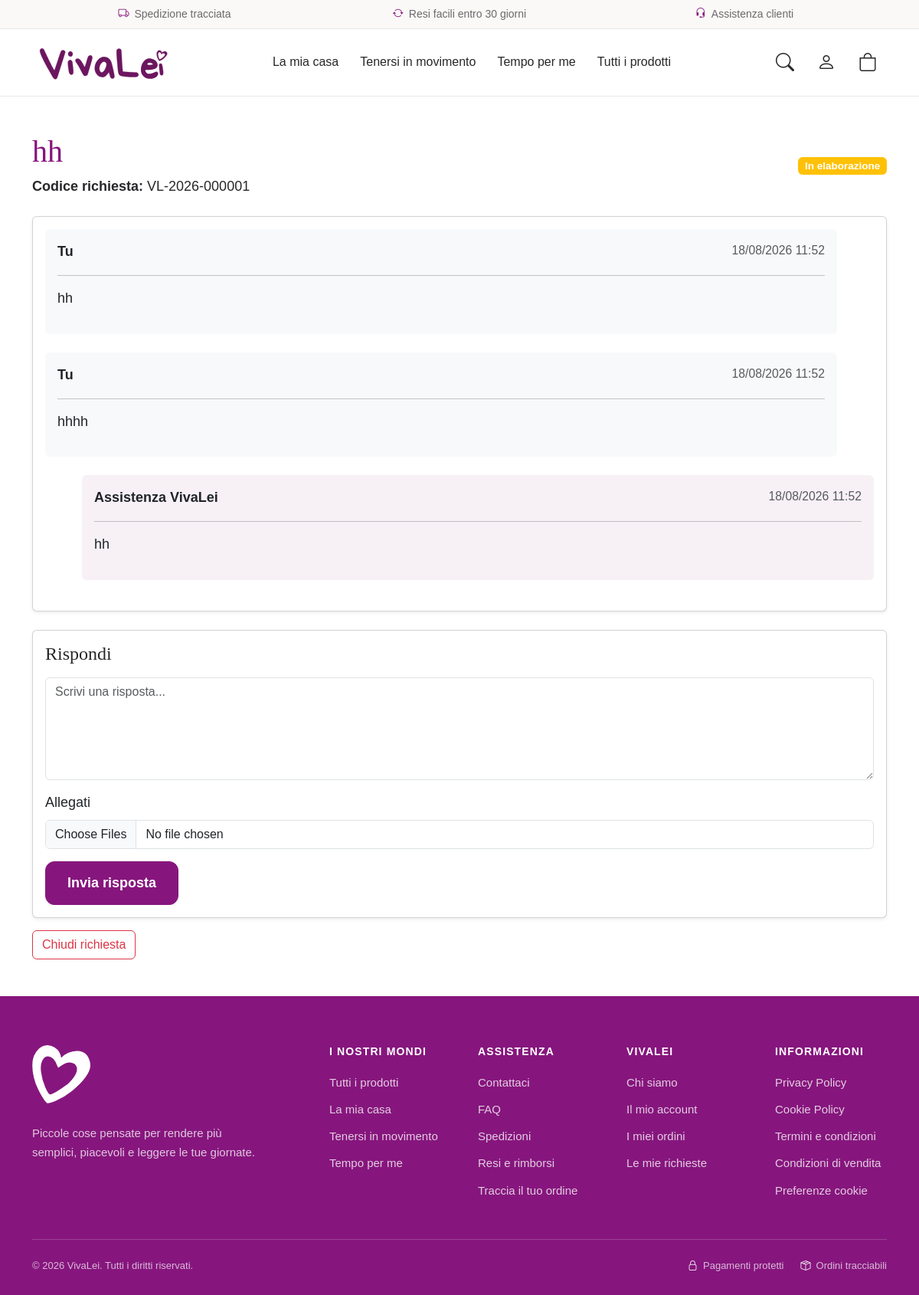
/supporto/1/ (signed in), run on the app's committed database.
### support/models.py (models this page shows, shortened)
class Chat(models.Model):
    class Stato(models.TextChoices):
        APERTA = "aperta", "Aperta"
        IN_ELABORAZIONE = "in_elaborazione", "In elaborazione"
        CHIUSA = "chiusa", "Chiusa"
    class Categoria(models.TextChoices):
        INFORMAZIONI = "informazioni", "Informazioni prodotto"
        ORDINE = "ordine", "Problema ordine"
        SPEDIZIONE = "spedizione", "Spedizione"
        PAGAMENTO = "pagamento", "Pagamento"
        RESO = "reso", "Reso o rimborso"
        ALTRO = "altro", "Altro"
    cliente = models.ForeignKey(
        settings.AUTH_USER_MODEL,
        on_delete=models.CASCADE,
        related_name="chat"
    )
    ordine = models.ForeignKey(
        "orders.Ordine",
        on_delete=models.SET_NULL,
        null=True,
        blank=True,
        related_name="chat"
    )
    codice = models.CharField(
        max_length=20,
        unique=True,
        blank=True
    )
    categoria = models.CharField(
        max_length=30,
        choices=Categoria.choices,
        default=Categoria.ALTRO
    )
    oggetto = models.CharField(
        max_length=200
    )
    stato = models.CharField(
        max_length=30,
        choices=Stato.choices,
        default=Stato.APERTA
    )
    cliente_ha_risposto = models.BooleanField(
        default=False
    )
    chiusa_da_cliente = models.BooleanField(
        default=False
    )
    data_apertura = models.DateTimeField(
        auto_now_add=True
    )
    data_modifica = models.DateTimeField(
        auto_now=True
    )
    data_chiusura = models.DateTimeField(
        null=True,
        blank=True
    )
    class Meta:
        ordering = [
            "-data_modifica"
        ]
        verbose_name = "Chat cliente"
        verbose_name_plural = "Chat clienti"

class Messaggio(models.Model):
    chat = models.ForeignKey(
        Chat,
        on_delete=models.CASCADE,
        related_name="messaggi"
    )
    mittente_staff = models.BooleanField(
        default=False
    )
    testo = models.TextField()
    letto = models.BooleanField(
        default=False
    )
    data_creazione = models.DateTimeField(
        auto_now_add=True
    )
    class Meta:
        ordering = [
            "data_creazione"
        ]
        verbose_name = "Messaggio chat"
        verbose_name_plural = "Messaggi chat"

### support/views.py (the view)
@login_required(login_url="users:login")
def dettaglio_chat(request, chat_id):
    chat = get_object_or_404(
        Chat.objects.prefetch_related(
            "messaggi__allegati"
        ),
        id=chat_id,
        cliente=request.user,
    )
    Messaggio.objects.filter(
        chat=chat,
        mittente_staff=True,
        letto=False,
    ).update(
        letto=True
    )
    if request.method == "POST":
        if chat.stato == Chat.Stato.CHIUSA:
            messages.error(
                request,
                "Questa richiesta è già stata chiusa.",
            )
            return redirect(
                "support:dettaglio_chat",
                chat_id=chat.id,
            )
        form = RispostaChatForm(
            request.POST
        )
        if form.is_valid():
            messaggio = form.save(
                commit=False
            )
            messaggio.chat = chat
            messaggio.mittente_staff = False
            messaggio.save()
            for file in request.FILES.getlist("allegati"):
                AllegatoMessaggio.objects.create(
                    messaggio=messaggio,
                    file=file,
                    nome=file.name,
                )
            chat.stato = Chat.Stato.IN_ELABORAZIONE
            chat.cliente_ha_risposto = True
            chat.save()
            NotificaStaff.objects.create(
                chat=chat,
                testo=f"Nuova risposta cliente nella chat {chat.codice}",
            )
            return redirect(
                "support:dettaglio_chat",
                chat_id=chat.id,
            )
    else:
        form = RispostaChatForm()
    return render(
        request,
        "support/dettaglio_chat.html",
        {
            "chat": chat,
            "form": form,
        }
    )

### support/forms.py
class RispostaChatForm(forms.ModelForm):
    class Meta:
        model = Messaggio
        fields = [
            "testo",
        ]
        widgets = {
            "testo": forms.Textarea(
                attrs={
                    "class": "form-control",
                    "rows": 5,
                    "placeholder": "Scrivi una risposta..."
                }
            ),
        }

### carrello/carrello.py (called while the page is built)
    def __len__(self):
        return sum(elemento["quantita"] for elemento in self.dati.values())

### carrello/context_processors.py (called while the page is built)
def dati_carrello(request):
    carrello = Carrello(request)
    return {
        "numero_prodotti_carrello": len(carrello),
    }

### templates/support/dettaglio_chat.html (shortened to what this page needs)
{% extends "base.html" %}
{% block content %}
<div class="container py-5">
    <div class="d-flex justify-content-between align-items-center mb-4">
        <div>
            <h1 class="text-vivalei">
                {{ chat.oggetto }}
            </h1>
            <p class="mb-0">
                <strong>
                    Codice richiesta:
                </strong>
                {{ chat.codice }}
            </p>
        </div>
        <div>
            {% if chat.stato == "aperta" %}
                <span class="badge bg-success">
                    Aperta
                </span>
            {% elif chat.stato == "in_elaborazione" %}
                <span class="badge bg-warning">
                    In elaborazione
                </span>
            {% else %}
                <span class="badge bg-secondary">
                    Chiusa
                </span>
            {% endif %}
        </div>
    </div>
    <div class="card shadow-sm mb-4">
        <div class="card-body">
            {% for messaggio in chat.messaggi.all %}
                <div
                    class="mb-4 p-3 rounded
                    {% if messaggio.mittente_staff %}
                        bg-vivalei-light ms-5
                    {% else %}
                        bg-light me-5
                    {% endif %}
                    "
                >
                    <div class="d-flex justify-content-between">
                        <strong>
                            {% if messaggio.mittente_staff %}
                                Assistenza VivaLei
                            {% else %}
                                Tu
                            {% endif %}
                        </strong>
                        <small class="text-muted">
                            {{ messaggio.data_creazione|date:"d/m/Y H:i" }}
                        </small>
                    </div>
                    <hr>
                    <p>
                        {{ messaggio.testo|linebreaks }}
                    </p>
                </div>
            {% endfor %}
        </div>
    </div>
    {% if chat.stato != "chiusa" %}
    <div class="card shadow-sm">
        <div class="card-body">
            <h4 class="mb-3">
                Rispondi
            </h4>
            <form
                method="post"
                enctype="multipart/form-data"
            >
                {{ form.testo }}
                <div class="mt-3">
                    <label class="form-label">
                        Allegati
                    </label>
                    <input
                        type="file"
                        name="allegati"
                        multiple
                        class="form-control"
                    >
                </div>
                <button
                    class="btn btn-vivalei mt-3"
                >
                    Invia risposta
                </button>
            </form>
        </div>
    </div>
    <form
        method="post"
        action="{% url 'support:chiudi_chat' chat.id %}"
        class="mt-3"
    >
        <button
            class="btn btn-outline-danger"
        >
            Chiudi richiesta
        </button>
    </form>
    {% else %}
        <div class="alert alert-secondary">
            Questa richiesta è stata chiusa.
        </div>
    {% endif %}
</div>
{% endblock %}

### templates/base.html (style rules this page uses)
:root { --vivalei-purple: #86167d; --vivalei-purple-dark: #68115f; --vivalei-purple-light: #f7f1f6; --vivalei-cream: #faf9f7; --vivalei-text: #29272a; --vivalei-text-muted: #6d686c; --vivalei-border: #ebe7e8; }
html { scroll-behavior: smooth; }
body { margin: 0; background: #fff; color: var(--vivalei-text); font-family: Arial, Helvetica, sans-serif; font-size: 18px; line-height: 1.55; -webkit-font-smoothing: antialiased; }
h1, h2, h3, h4, h5, h6 { color: var(--vivalei-text); font-family: Georgia, "Times New Roman", serif; }
.text-vivalei { color: var(--vivalei-purple) !important; }
.bg-vivalei-light { background: var(--vivalei-purple-light) !important; }
.btn-vivalei, .btn-vivalei-outline { min-height: 54px; padding: 14px 28px; display: inline-flex; align-items: center; justify-content: center; gap: 10px; border-radius: 12px; font-size: 18px; font-weight: 600; }
.btn-vivalei { border: 1px solid var(--vivalei-purple); background: var(--vivalei-purple); color: #fff; }

### data on the page
Chat: oggetto "hh", codice "VL-2026-000001"
Messaggio: mittente_staff "Tu", data_creazione "18/08/2026 11:52", testo "hh"
Messaggio: mittente_staff "Tu", data_creazione "18/08/2026 11:52", testo "hhhh"
Messaggio: mittente_staff "Assistenza VivaLei", data_creazione "18/08/2026 11:52", testo "hh"
